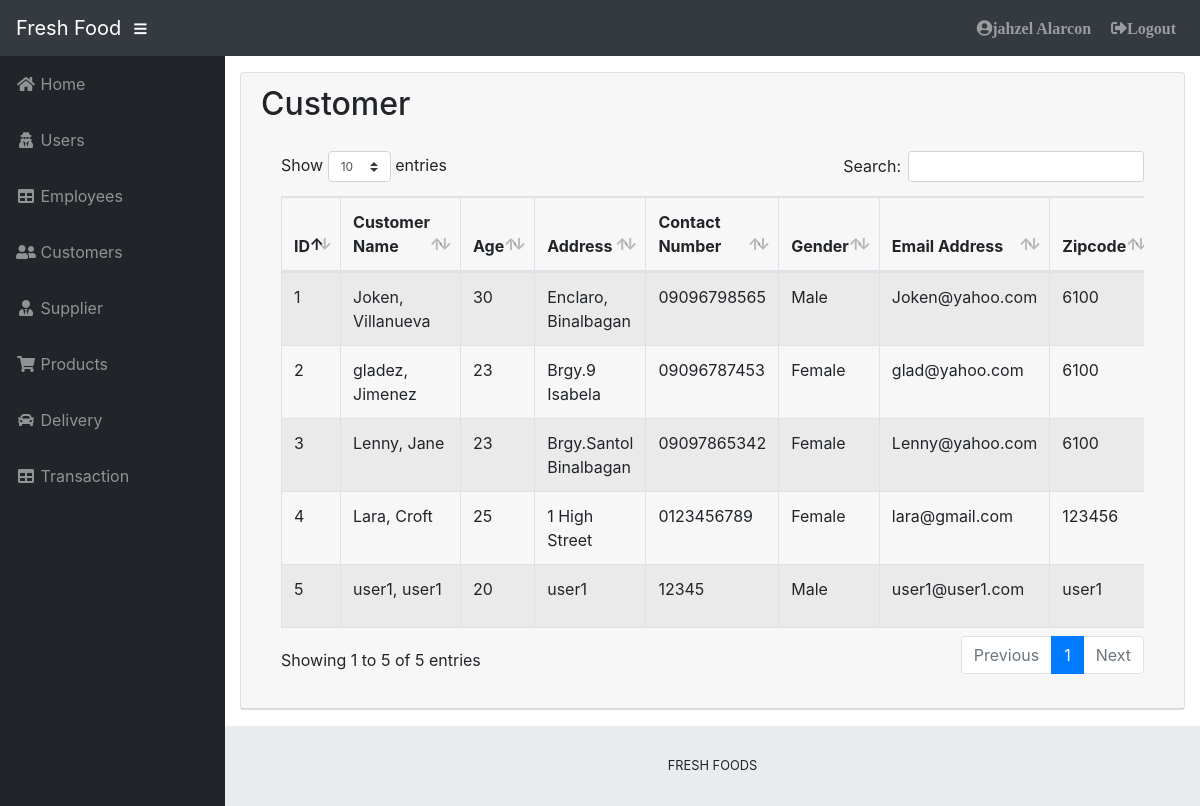
The page /admin/customer.php (signed in) on the database as committed earlier.
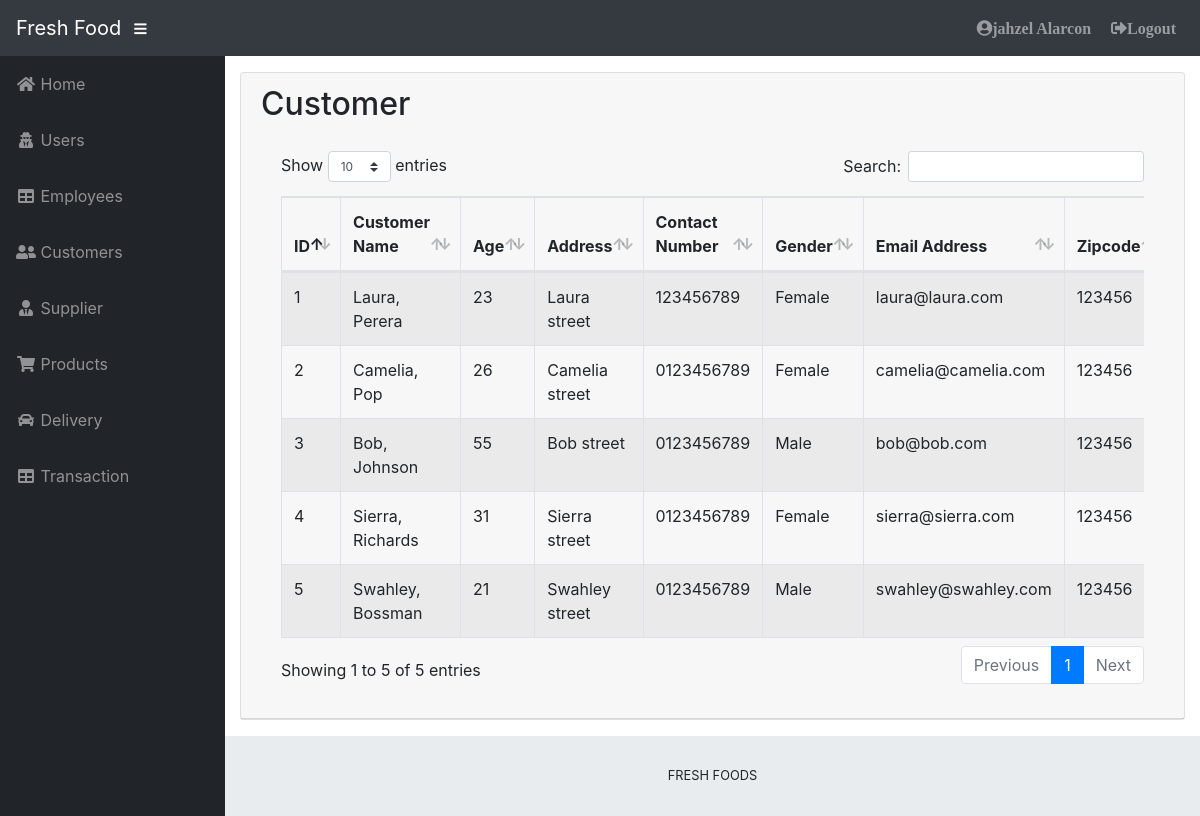
The same page on the database as committed later.
### tables this page shows
CREATE TABLE `tblcustomer` (
  `C_ID` int(50) NOT NULL,
  `C_FNAME` varchar(50) NOT NULL,
  `C_LNAME` varchar(50) NOT NULL,
  `C_AGE` int(2) NOT NULL,
  `C_ADDRESS` text NOT NULL,
  `C_PNUMBER` varchar(50) NOT NULL,
  `C_GENDER` varchar(50) NOT NULL,
  `C_EMAILADD` varchar(50) NOT NULL,
  `ZIPCODE` varchar(50) NOT NULL,
  `username` varchar(50) NOT NULL,
  `password` longtext NOT NULL
);

### admin/customer.php (the view, shortened to what this page needs)
<?php
if(!isset($_SESSION["userid"])){
 header("Location: login.php");
}else{
include('../includes/connection.php');
include 'theme/header.php';
include 'theme/sidebar.php';
?>
          <div class="card mb-3">
            <div class="card-header">
              <h2>Customer </h2>
            <div class="card-body">
              <div class="table-responsive">
                            <table class="table table-bordered table-hover table-striped"id="dataTable" width="100%" cellspacing="0">
                                <thead>
                                    <tr>
                                        <th>ID</th>
                                        <th>Customer Name</th>
                                          <th>Age</th>
                                        <th>Address</th>
                                        <th>Contact Number</th>
                                        <th>Gender</th>
                                        <th>Email Address</th>
                                          <th>Zipcode</th>
                                    </tr>
                                </thead>
                                <tbody>
                                  <?php
                $query = 'SELECT * FROM tblcustomer';
                    $result = mysqli_query($db, $query) or die (mysqli_error($db));
                        while ($row = mysqli_fetch_assoc($result)) {
                            echo '<tr>';
                            echo '<td>'. $row['C_ID'].'</td>';
                                echo '<td>'. $row['C_FNAME']. ', '. $row['C_LNAME'].'</td>';
                            echo '<td>'. $row['C_AGE'].'</td>';
                            echo '<td>'. $row['C_ADDRESS'].'</td>';
                            echo '<td>'. $row['C_PNUMBER'].'</td>';
                            echo '<td>'. $row['C_GENDER'].'</td>';
                            echo '<td>'. $row['C_EMAILADD'].'</td>';
                            echo '<td>'. $row['ZIPCODE'].'</td>';
                            echo '</tr> ';
                }
            ?>
                                </tbody>
                            </table>
                        </div>
            </div>
          </div>
        </div>
<?php include 'theme/footer.php'; }?>

Rows that differ between the two databases and show on the page:
changed tblcustomer id 1: C_FNAME "Joken" → "Laura"; C_LNAME "Villanueva" → "Perera"; C_AGE "30" → "23"; C_ADDRESS "Enclaro, Binalbagan" → "Laura street"; C_PNUMBER "09096798565" → "123456789"; C_GENDER "Male" → "Female"; C_EMAILADD "Joken@yahoo.com" → "laura@laura.com"; ZIPCODE "6100" → "123456"
changed tblcustomer id 2: C_FNAME "gladez" → "Camelia"; C_LNAME "Jimenez" → "Pop"; C_AGE "23" → "26"; C_ADDRESS "Brgy.9 Isabela" → "Camelia street"; C_PNUMBER "09096787453" → "0123456789"; C_EMAILADD "glad@yahoo.com" → "camelia@camelia.com"; ZIPCODE "6100" → "123456"
changed tblcustomer id 3: C_FNAME "Lenny" → "Bob"; C_LNAME "Jane" → "Johnson"; C_AGE "23" → "55"; C_ADDRESS "Brgy.Santol Binalbagan" → "Bob street"; C_PNUMBER "09097865342" → "0123456789"; C_GENDER "Female" → "Male"; C_EMAILADD "Lenny@yahoo.com" → "bob@bob.com"; ZIPCODE "6100" → "123456"
changed tblcustomer id 4: C_FNAME "Lara" → "Sierra"; C_LNAME "Croft" → "Richards"; C_AGE "25" → "31"; C_ADDRESS "1 High Street" → "Sierra street"; C_EMAILADD "lara@gmail.com" → "sierra@sierra.com"
changed tblcustomer id 5: C_FNAME "user1" → "Swahley"; C_LNAME "user1" → "Bossman"; C_AGE "20" → "21"; C_ADDRESS "user1" → "Swahley street"; C_PNUMBER "12345" → "0123456789"; C_EMAILADD "user1@user1.com" → "swahley@swahley.com"; ZIPCODE "user1" → "123456"
